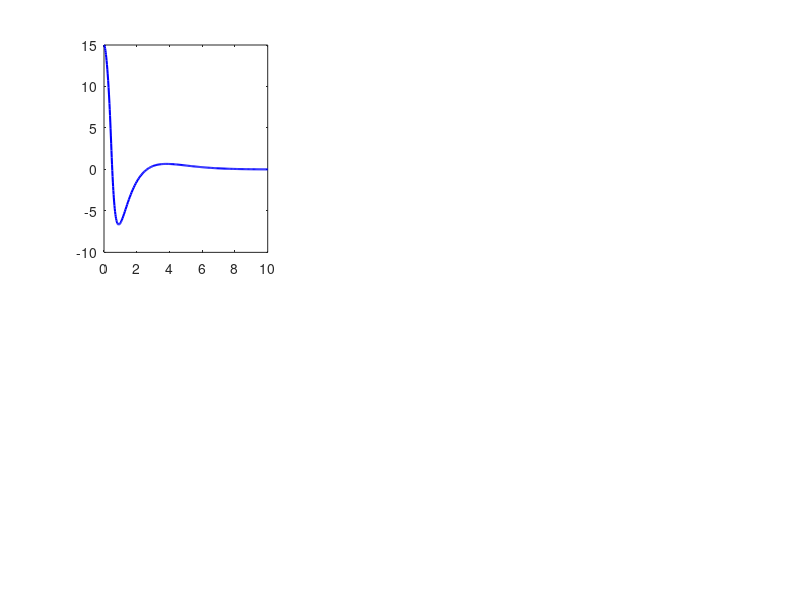

Reproduce this figure in MATLAB. (Note: this script raises an error after producing the figure.)
%% ========================================================================
%  segway_lqr.m — Modelo No Lineal → Linealización → LQR → Simulación
%  Extraído del modelado Lagrangiano (kane_final.m)
%  MATLAB 2025b
% =========================================================================
%
%  Estado:  X = [theta; dtheta; x; dx; alpha; dalpha]
%
%    theta   [rad]   — ángulo de cabeceo:  0=erguido, >0=inclinado adelante
%    dtheta  [rad/s] — velocidad angular de cabeceo
%    x       [m]     — posición de avance (eje a1, a lo largo del movimiento)
%    dx      [m/s]   — velocidad de avance
%    alpha   [rad]   — giro: >0=giro izquierda, producido por diferencia de motores (RHR sobre a3)
%    dalpha  [rad/s] — velocidad angular de giro
%
%  Entrada: U = [V_R; V_L]  [V] — voltaje rueda derecha e izquierda
%
%  Nota de visualización: los ángulos se muestran en GRADOS [°] en las
%  gráficas, pero el sistema opera internamente en RADIANES [rad].
% =========================================================================

clear; clc; close all;

%% ── 1. PARÁMETROS FÍSICOS (placeholders — modificar aquí) ───────────────
M       = 80;    % [kg]           Masa cuerpo + persona
m       = 2;     % [kg]           Masa por rueda
r       = 0.20;  % [m]            Radio de rueda
d       = 0.60;  % [m]            Separación entre ruedas (vía)
l       = 0.90;  % [m]            Distancia eje de ruedas → CM del cuerpo
g       = 9.81;  % [m/s²]         Gravedad estándar
Icy     = 10;    % [kg·m²]        Inercia de cabeceo del cuerpo (eje lateral c2)
Icz     = 12;    % [kg·m²]        Inercia de giro del cuerpo (eje vertical c3)
Icx     = 12;    % [kg·m²]        Inercia de alabeo del cuerpo  (eje avance c1)
Iw      = 0.08;  % [kg·m²]        Inercia axial por rueda (spin, eje de cabeceo)
Iwz     = 0.04;  % [kg·m²]        Inercia transversal por rueda (eje de giro)
alm     = 2.0;   % [N·m/V]        Ganancia de par del motor
bem     = 1.5;   % [N·m·s/rad]    Coeficiente de amortiguación del motor

%% ── 2. MODELO NO LINEAL ─────────────────────────────────────────────────
% Ecuaciones de movimiento extraídas del Lagrangiano (kane_final.m, S5).
%
% Sub-sistema cabeceo–avance (acoplado, 2×2):
%
%   ┌ M11    M12(θ) ┐ ┌ ddθ ┐   ┌ F1 ┐
%   └ M12(θ) M22   ┘ └ ddx ┘ = └ F2 ┘
%
%   M11      = Icy + M·l²                        [kg·m²]
%   M12(θ)   = M·l·cos(θ)                        [kg·m]
%   M22      = M + 2m + 2·Iw/r²                  [kg]
%   det(θ)   = M11·M22 − M12²
%
% Sub-sistema giro (desacoplado por simetría lateral):
%   Producido por la diferencia de par entre rueda derecha e izquierda.
%
%   M33(θ)·ddα = F3
%   M33(θ) = Icx·sin²(θ) + Icz·cos²(θ) + 2m·(d/2)² + 2·Iw·(d/(2r))² + 2·Iwz
%
% Pares motor:
%   τ_R = alm·V_R − bem·( dx/r + d·dα/(2r) − dθ )   [N·m]
%   τ_L = alm·V_L − bem·( dx/r − d·dα/(2r) − dθ )   [N·m]
%
% Fuerzas generalizadas:
%   F1 = M·g·l·sin(θ) − (τ_R + τ_L)                 [N·m]  ← gravedad + reacción motor
%   F2 = M·l·dθ²·sin(θ) + (τ_R + τ_L)/r             [N]    ← coriolis + tracción
%   F3 = d·(τ_R − τ_L)/(2r)                           [N·m]  ← torque diferencial (giro)
%
% → Ver función local segway_ode al final del script.

%% ── 3. LINEALIZACIÓN EN θ=0, X=0, U=0 ───────────────────────────────────
% Jacobiana analítica de f_nl evaluada en el equilibrio vertical:
%   X_eq = [0; 0; 0; 0; 0; 0],  U_eq = [0; 0]

% Elementos de la matriz de masa evaluados en θ=0 (cos=1, sin=0)
M11 = Icy + M*l^2;                              % [kg·m²]
M12 = M*l;                                       % [kg·m]   M12 = M·l·cos(0) = M·l
M22 = M + 2*m + 2*Iw/r^2;                       % [kg]
M33 = Icz + 2*m*(d/2)^2 + 2*Iw*(d/(2*r))^2 + 2*Iwz; % [kg·m²]
det0 = M11*M22 - M12^2;                         % [kg²·m²]

% Suma de torques: τ_R+τ_L = alm·(VR+VL) − 2·bem·(dx/r − dθ)
% Diferencia:      τ_R−τ_L = alm·(VR−VL) − bem·d·dα/r
%
% Derivadas parciales de F1 en el equilibrio:
dF1_dth  =  M*g*l;    % ∂F1/∂θ     [N·m/rad]   ← término gravitacional linealizado
dF1_doth = -2*bem;    % ∂F1/∂dθ    [N·m/(rad/s)]
dF1_dox  =  2*bem/r;  % ∂F1/∂dx    [N·m/(m/s)]
dF1_VR   = -alm;      % ∂F1/∂V_R   [N·m/V]
dF1_VL   = -alm;      % ∂F1/∂V_L   [N·m/V]

% Derivadas parciales de F2 en el equilibrio:
% (dθ²·sin(θ)|₀ = 0, el término de Coriolis desaparece)
dF2_doth =  2*bem/r;   % ∂F2/∂dθ   [N/(rad/s)]
dF2_dox  = -2*bem/r^2; % ∂F2/∂dx   [N/(m/s)]
dF2_VR   =  alm/r;     % ∂F2/∂V_R  [N/V]
dF2_VL   =  alm/r;     % ∂F2/∂V_L  [N/V]

% Derivadas parciales de F3 en el equilibrio:
dF3_doal = -bem*d^2/(2*r^2); % ∂F3/∂dα    [N·m/(rad/s)]
dF3_VR   =  alm*d/(2*r);     % ∂F3/∂V_R   [N·m/V]
dF3_VL   = -alm*d/(2*r);     % ∂F3/∂V_L   [N·m/V]

% ── Matriz A (6×6) ────────────────────────────────────────────────────────
A = zeros(6);

% Cinemática (identidades triviales de la realización espacio de estados)
A(1,2) = 1;   % dθ/dt  = dθ  [rad/s → rad/s]
A(3,4) = 1;   % dx/dt  = dx  [m/s   → m/s  ]
A(5,6) = 1;   % dα/dt  = dα  [rad/s → rad/s]

% Dinámica de cabeceo  ddθ = (M22·F1 − M12·F2) / det
A(2,1) = (M22*dF1_dth)                          / det0;  % [rad/s²/rad]
A(2,2) = (M22*dF1_doth - M12*dF2_doth)          / det0;  % [rad/s²/(rad/s)]
A(2,4) = (M22*dF1_dox  - M12*dF2_dox)           / det0;  % [rad/s²/(m/s)]

% Dinámica de avance   ddx = (−M12·F1 + M11·F2) / det
A(4,1) = (-M12*dF1_dth)                          / det0;  % [m/s²/rad]
A(4,2) = (-M12*dF1_doth + M11*dF2_doth)          / det0;  % [m/s²/(rad/s)]
A(4,4) = (-M12*dF1_dox  + M11*dF2_dox)           / det0;  % [m/s²/(m/s)]

% Dinámica de giro  ddα = F3 / M33  (activada por diferencia de voltajes)
A(6,6) = dF3_doal / M33;                                   % [rad/s²/(rad/s)]

% ── Matriz B (6×2) ────────────────────────────────────────────────────────
B = zeros(6,2);

% Efecto de V_R y V_L sobre cabeceo (simétrico: mismo efecto en ambas ruedas)
B(2,1) = (M22*dF1_VR - M12*dF2_VR) / det0;  % ∂ddθ/∂V_R  [rad/s²/V]
B(2,2) = (M22*dF1_VL - M12*dF2_VL) / det0;  % ∂ddθ/∂V_L
B(4,1) = (-M12*dF1_VR + M11*dF2_VR) / det0; % ∂ddx/∂V_R  [m/s²/V]
B(4,2) = (-M12*dF1_VL + M11*dF2_VL) / det0; % ∂ddx/∂V_L

% Efecto de V_R y V_L sobre giro (antisimétrico: canal diferencial de voltaje)
B(6,1) = dF3_VR / M33;   % ∂ddα/∂V_R   [rad/s²/V]
B(6,2) = dF3_VL / M33;   % ∂ddα/∂V_L

C_out = eye(6);       % Salida = estado completo (todos los estados medidos)
D_out = zeros(6,2);

fprintf('=== SISTEMA LINEALIZADO EN θ=0 ===\n');
disp('A ='); disp(A)
disp('B ='); disp(B)

% Polos en lazo abierto
polos_OL = eig(A);
fprintf('Polos en lazo abierto:\n'); disp(polos_OL)
if any(real(polos_OL) > 1e-6)
    fprintf('→ Sistema INESTABLE (péndulo invertido) — esperado.\n\n');
end

%% ── 4. CONTROLABILIDAD Y OBSERVABILIDAD (subsistemas por separado) ──────

fprintf('=== CONTROLABILIDAD Y OBSERVABILIDAD ===\n');

% -- Sub-sistema cabeceo–avance: [θ, dθ, x, dx] (índices 1:4) -------------
A_ca = A(1:4, 1:4);
B_ca = B(1:4, :);
C_ca = C_out(1:4, 1:4);

rk_C_ca = rank(ctrb(A_ca, B_ca));
rk_O_ca = rank(obsv(A_ca, C_ca));

fprintf('\nCabeceo–Avance  [θ(rad), dθ(rad/s), x(m), dx(m/s)]:\n');
fprintf('  Controlabilidad: rango = %d/4', rk_C_ca);
if rk_C_ca == 4, fprintf('  ← CONTROLABLE\n'); else, fprintf('  ← NO CONTROLABLE\n'); end
fprintf('  Observabilidad:  rango = %d/4', rk_O_ca);
if rk_O_ca == 4, fprintf('  ← OBSERVABLE\n');   else, fprintf('  ← NO OBSERVABLE\n');   end

% -- Sub-sistema giro: [α, dα] (índices 5:6) — canal diferencial de motores -
A_g  = A(5:6, 5:6);
B_g  = B(5:6, :);
C_g  = C_out(5:6, 5:6);

rk_C_g = rank(ctrb(A_g, B_g));
rk_O_g = rank(obsv(A_g, C_g));

fprintf('\nGiro  [α(rad), dα(rad/s)]  — canal diferencial de motores:\n');
fprintf('  Controlabilidad: rango = %d/2', rk_C_g);
if rk_C_g == 2, fprintf('  ← CONTROLABLE\n'); else, fprintf('  ← NO CONTROLABLE\n'); end
fprintf('  Observabilidad:  rango = %d/2', rk_O_g);
if rk_O_g == 2, fprintf('  ← OBSERVABLE\n');   else, fprintf('  ← NO OBSERVABLE\n');   end

%% ── 5. DISEÑO LQR ────────────────────────────────────────────────────────
% Prioridad: Balance (θ, dθ) + Posición de avance (x, dx) + Giro (α, dα)
% Q penaliza los estados [θ, dθ, x, dx, α, dα]
% El giro se regula activamente mediante el canal diferencial de voltaje (V_R − V_L)

Q = diag([2000, 100, 50, 50, 800, 50]);
%          θ     dθ   x   dx  α    dα
%   θ   [rad²]      ← principal: cabeceo / balance
%   dθ  [(rad/s)²]  ← velocidad angular de cabeceo
%   x   [m²]        ← posición de avance
%   dx  [(m/s)²]    ← velocidad lineal de avance
%   α   [rad²]      ← ángulo de giro (diferencial de motores)
%   dα  [(rad/s)²]  ← velocidad angular de giro

R = diag([1, 1]);   % [V²] — coste de voltaje (simétrico, ambas ruedas)

[K, ~, polos_CL] = lqr(A, B, Q, R);

fprintf('\n=== CONTROLADOR LQR ===\n');
disp('K ='); disp(K)
fprintf('Polos en lazo cerrado:\n'); disp(polos_CL)

%% ── 6. SIMULACIÓN CON initial + SATURACIÓN ±24 V ────────────────────────
% Lazo cerrado con saturación: u = sat(−K·x, −24, 24)
% La saturación modifica la dinámica cuando el voltaje toca el límite,
% por lo que se usa ode45 en lugar de `initial` (que es solo lineal).
%
%   dX/dt = A·X + B·sat(−K·X, −24, 24)

V_sat = 12;   % [V] — límite de saturación de los motores (±24 V)

% Condiciones iniciales:
%   θ₀ = 15° → cabeceo inicial (prueba de balance + posición de avance)
%   α₀ = 10° → giro inicial (prueba del subsistema de giro por diferencial de motores)
%   Resto cero: sin velocidades ni desplazamiento inicial

theta0_deg = 15;   % [°]
alpha0_deg = 10;   % [°]

theta0 = theta0_deg * (pi/180);   % [rad]  conversión para el sistema
alpha0 = alpha0_deg * (pi/180);   % [rad]

X0 = [theta0;  ...   % theta   [rad]   — cabeceo
      0;        ...   % dtheta  [rad/s]
      0;        ...   % x       [m]
      0;        ...   % dx      [m/s]
      alpha0;   ...   % alpha   [rad]   — giro (diferencial de motores)
      0];             % dalpha  [rad/s]

t_sim = 10;   % [s] — horizonte de simulación

% ODE con saturación: dX/dt = A·X + B·sat(−K·X, −24, 24)
ode_sat = @(t, X) A*X + B*min(V_sat, max(-V_sat, -K*X));
[t_cl, x_cl] = ode45(ode_sat, [0 t_sim], X0);
% x_cl: [N_puntos × 6]  — trayectoria del estado en lazo cerrado

% Voltajes de control con saturación aplicada: u(t) = sat(−K·x(t), ±24 V)
U_hist = min(V_sat, max(-V_sat, (- K * x_cl')))';   % [N_puntos × 2],  [V]

%% ── 7. GRÁFICAS ──────────────────────────────────────────────────────────
figure('Name','LQR Segway — Respuesta a Condiciones Iniciales', ...
       'Position',[80 80 1200 700]);

% Cabeceo θ — ángulo de inclinación [mostrado en grados]
subplot(2,3,1);
plot(t_cl, rad2deg(x_cl(:,1)), 'b', 'LineWidth', 1.5);
yline(0,'--k','Equilibrio'); grid on;
xlabel('t  [s]'); ylabel('Cabeceo  [°]');
title(sprintf('Cabeceo  (\\theta_0 = %d°)', theta0_deg));

% Velocidad angular de cabeceo dθ [°/s]
subplot(2,3,2);
plot(t_cl, rad2deg(x_cl(:,2)), 'b', 'LineWidth', 1.5);
yline(0,'--k'); grid on;
xlabel('t  [s]'); ylabel('Vel. cabeceo  [°/s]');
title('Velocidad de cabeceo');

% Posición de avance x [m]
subplot(2,3,3);
plot(t_cl, x_cl(:,3), 'g', 'LineWidth', 1.5);
yline(0,'--k','Origen'); grid on;
xlabel('t  [s]'); ylabel('Avance  [m]');
title('Avance');

% Giro α — producido por diferencia de motores [mostrado en grados]
subplot(2,3,4);
plot(t_cl, rad2deg(x_cl(:,5)), 'r', 'LineWidth', 1.5);
yline(0,'--k','Equilibrio'); grid on;
xlabel('t  [s]'); ylabel('Giro  [°]');
title(sprintf('Giro  (\\alpha_0 = %d°)', alpha0_deg));

% Velocidad de avance dx [m/s]
subplot(2,3,5);
plot(t_cl, x_cl(:,4), 'g', 'LineWidth', 1.5);
yline(0,'--k'); grid on;
xlabel('t  [s]'); ylabel('Velocidad  [m/s]');
title('Velocidad de avance');

% Voltajes de control [V]
subplot(2,3,6);
plot(t_cl, U_hist(:,1), 'Color','#0077BB', 'LineWidth', 1.5); hold on;
plot(t_cl, U_hist(:,2), '--', 'Color','#EE7733', 'LineWidth', 1.5);
yline(0,'--k'); grid on;
xlabel('t  [s]'); ylabel('V  [V]');
legend('V_R (dcha)','V_L (izq)','Location','best');
title('Voltajes motor');

sgtitle(sprintf('LQR Segway — Balance+Posición+Giro  |  \\theta_0=%d°, \\alpha_0=%d°', ...
                theta0_deg, alpha0_deg), 'FontSize', 13);

%% ── FUNCIÓN LOCAL: ODE no lineal ─────────────────────────────────────────
% Definición exacta del sistema, sin aproximación en α.
% Útil para validación no lineal con ode45 (no usada en initial arriba).
%
% Llamada: segway_ode(t, X, U, parámetros...)

function dX = segway_ode(~, X, U, M, m, r, d, l, g, Icy, Icz, Icx, Iw, Iwz, alm, bem) %#ok<DEFNU>
    theta  = X(1);  % [rad]
    dtheta = X(2);  % [rad/s]
    dx     = X(4);  % [m/s]
    dalpha = X(6);  % [rad/s]
    VR = U(1);  VL = U(2);  % [V]

    % Matriz de masa (depende de θ — no linealidad principal)
    M11 = Icy + M*l^2;                                          % [kg·m²]
    M12 = M*l*cos(theta);                                        % [kg·m]
    M22 = M + 2*m + 2*Iw/r^2;                                   % [kg]
    M33 = Icx*sin(theta)^2 + Icz*cos(theta)^2 + ...
          2*m*(d/2)^2 + 2*Iw*(d/(2*r))^2 + 2*Iwz;               % [kg·m²]
    det_ca = M11*M22 - M12^2;                                    % [kg²·m²]

    % Pares motor [N·m]
    tau_R = alm*VR - bem*(dx/r + d*dalpha/(2*r) - dtheta);
    tau_L = alm*VL - bem*(dx/r - d*dalpha/(2*r) - dtheta);

    % Fuerzas generalizadas
    F1 = M*g*l*sin(theta) - (tau_R + tau_L);            % [N·m]
    F2 = M*l*dtheta^2*sin(theta) + (tau_R + tau_L)/r;   % [N]
    F3 = d*(tau_R - tau_L)/(2*r);                        % [N·m]

    % Aceleraciones generalizadas
    ddtheta = ( M22*F1 - M12*F2) / det_ca;   % [rad/s²]
    ddx     = (-M12*F1 + M11*F2) / det_ca;   % [m/s²]
    ddalpha = F3 / M33;                       % [rad/s²]

    dX = [dtheta; ddtheta; dx; ddx; dalpha; ddalpha];
end
